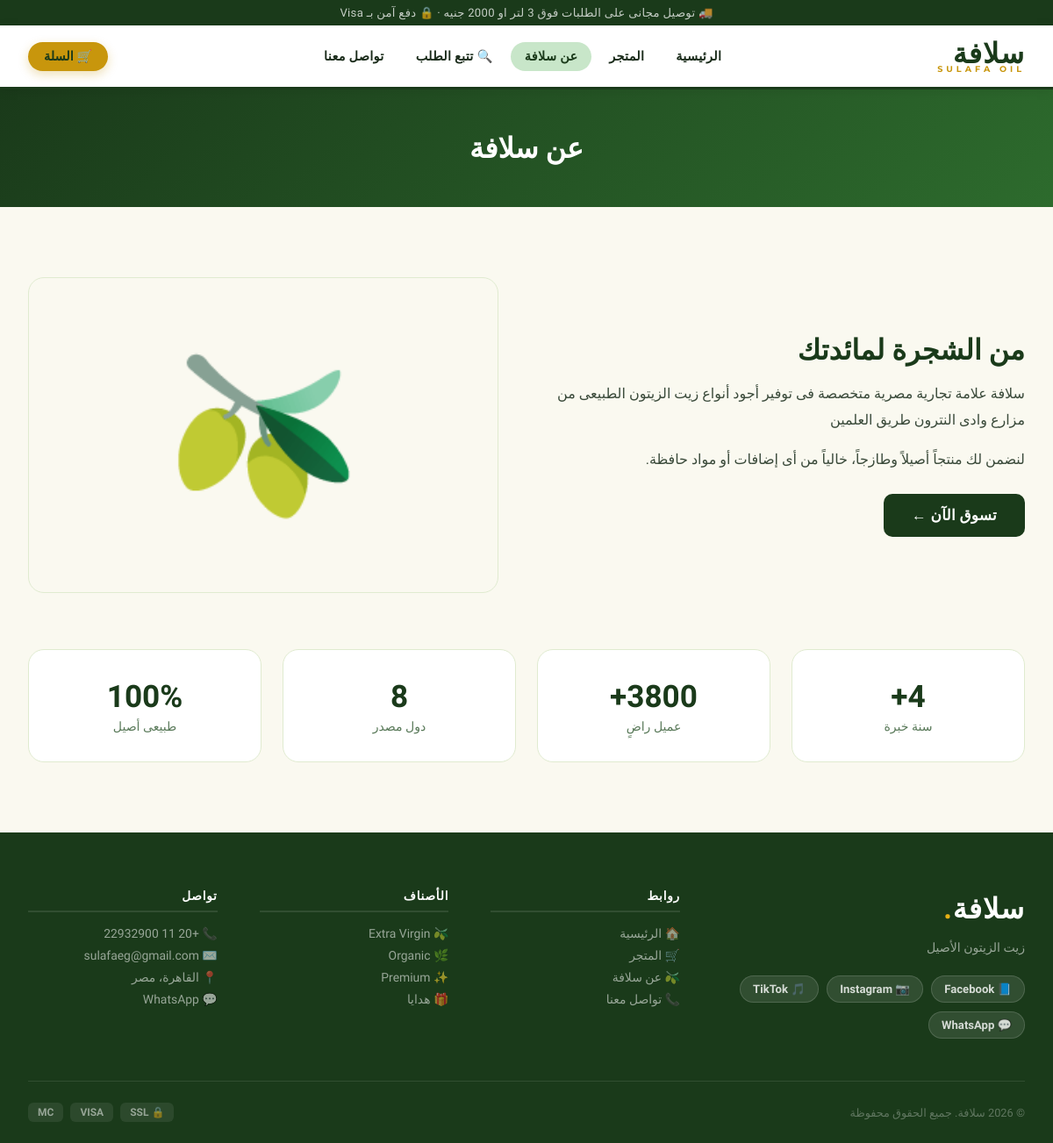
/about, run on the app's committed database.
### tables this page shows
CREATE TABLE settings (
            key TEXT PRIMARY KEY,
            value TEXT
        );

### app.py (the view)
@app.route('/about')#مسار صفحة حولنا
def about():#ببساطة بيعرض قالب 'about.html' اللي بيحتوي على معلومات عن الشركة أو المتجر. ده بيستخدم لعرض قصة المتجر، قيمه، أو أي معلومات تانية حابب تشاركها مع الزوار.
    return render_template('about.html')

### app.py (called while the page is built)
def get_db():#الهدف من الدالة دي هو انها ترجع اتصال بقاعدة البيانات SQLite لكل طلب بييجي للفلسك، وبتخزنه في g اللي هو مكان مخصص لتخزين البيانات الخاصة بكل طلب. لو مفيش اتصال موجود بالفعل في g، بيتم إنشاء اتصال جديد وربطه بيه. كمان بيتم تعيين row_factory علشان نقدر نوصل للبيانات باستخدام أسماء الأعمدة بدل من الفهارس.
    if 'db' not in g:
        g.db = sqlite3.connect(DB_PATH)
        g.db.row_factory = sqlite3.Row
    return g.db

def get_lang():#بترجع اللغة الحالية من الجلسة، أو 'ar' كافتراضي إذا ما تم تعيينها. ده بيستخدم لتحديد اللغة اللي هيتم عرض المحتوى بيها في الواجهة.
    return session.get('lang', 'ar')

def get_all_settings():#ثم بتجيب كل الإعدادات من جدول الإعدادات في قاعدة البيانات وترجعها كقاموس (dictionary) حيث المفاتيح هي أسماء الإعدادات والقيم هي القيم المرتبطة بيها. ده بيستخدم لما نحتاج نجيب كل الإعدادات مرة واحدة، زي ما بنعمل في context processor علشان نقدر نستخدمها في كل القوالب.
    rows = get_db().execute('SELECT key, value FROM settings').fetchall()
    return {r['key']: r['value'] for r in rows}

def cart_count():#ثم حساب عدد المنتجات في عربة التسوق بناءً على معرف الجلسة (session ID) المخزن في الجلسة. بيبدأ بجلب معرف الجلسة، ولو ما كانش موجود بيرجع 0. بعدين بيعمل استعلام لقاعدة البيانات لحساب مجموع الكميات لكل المنتجات المرتبطة بمعرف الجلسة ده في جدول العربة (cart). النتيجة النهائية هي عدد المنتجات الإجمالي في العربة.
    sid = session.get('sid', '')
    if not sid:
        return 0
    row = get_db().execute(
        'SELECT COALESCE(SUM(quantity),0) FROM cart WHERE sid=?', (sid,)
    ).fetchone()
    return row[0]

@app.context_processor
def inject_globals():#حقن كل الإعدادات واللغة الحالية في سياق القالب
    return dict(s=get_all_settings(), lang=get_lang())

### templates/about.html (shortened to what this page needs)
{% extends "base.html" %}
{% block body %}
<div class="page-head"><h1>{{ s.about_page_title_ar or 'عن سلافة' }}</h1></div>
<div class="section"><div class="wrap">
  <div class="about-grid">
    <div>
      <h2 style="font-size:2rem;font-weight:900;color:var(--dark-green);margin-bottom:1rem">
        {{ s.about_title_ar or 'من الشجرة لمائدتك' }}
      </h2>
      <p style="color:#3a4a3a;line-height:1.85;margin-bottom:1rem">
        {{ s.about_p1_ar or 'سلافة علامة تجارية مصرية متخصصة فى إنتاج أجود أنواع زيت الزيتون الطبيعى من مزارعنا بوادى النطرون طريق العلمين.' }}
      </p>
      <p style="color:#3a4a3a;line-height:1.85;margin-bottom:1.5rem">
        {{ s.about_p2_ar or 'نتعاون لنضمن لك منتجاً أصيلاً وطازجاً، خالياً من أى إضافات أو مواد حافظة.' }}
      </p>
      <a href="{{ url_for('shop') }}" class="btn btn-dark btn-lg">
        {{ s.about_btn_ar or 'تسوق الآن ←' }}
      </a>
    </div>
    <div class="about-img">
      {% if s.about_image %}
        <img src="{{ s.about_image }}" alt="{{ s.about_title_ar or 'عن سلافة' }}"
             style="width:100%;height:100%;object-fit:cover;border-radius:var(--r-lg)">
      {% else %}
        <span style="font-size:11rem">🫒</span>
      {% endif %}
    </div>
  </div>
  <div class="stats-grid">
    <div class="stat-box">
      <div class="stat-num">{{ s.stat1_num or '12+' }}</div>
      <div class="stat-lbl">{{ s.stat1_label_ar or 'سنة خبرة' }}</div>
    </div>
    <div class="stat-box">
      <div class="stat-num">{{ s.stat2_num or '1000+' }}</div>
      <div class="stat-lbl">{{ s.stat2_label_ar or 'عميل راضٍ' }}</div>
    </div>
    <div class="stat-box">
      <div class="stat-num">{{ s.stat3_num or '8' }}</div>
      <div class="stat-lbl">{{ s.stat3_label_ar or 'دول مصدر' }}</div>
    </div>
    <div class="stat-box">
      <div class="stat-num">{{ s.stat4_num or '100%' }}</div>
      <div class="stat-lbl">{{ s.stat4_label_ar or 'طبيعى أصيل' }}</div>
    </div>
  </div>
</div></div>
{% endblock %}

### templates/base.html (shortened to what this page needs)
<!DOCTYPE html>
<html lang="ar" dir="rtl">
<head>
</head>
<body>
  <div class="topbar">
    <p>{{ s.topbar_text or '🚚 توصيل مجانى على الطلبات فوق 2000 جنيه او 2 لتر · 🔒 دفع آمن بـ Visa' }}</p>
  </div>
  <nav class="nav">
    <div class="nav-inner">
      <a href="{{ url_for('index') }}" class="brand">
        <div class="brand-logo">{{ s.site_name_ar }}<span>SULAFA OIL</span></div>
      </a>
      <div class="nav-links">
        <a href="{{ url_for('index') }}"   {% if request.endpoint == 'index'                    %}class="on"{% endif %}>الرئيسية</a>
        <a href="{{ url_for('shop') }}"    {% if request.endpoint in ['shop','product']          %}class="on"{% endif %}>المتجر</a>
        <a href="{{ url_for('about') }}"   {% if request.endpoint == 'about'                    %}class="on"{% endif %}>عن سلافة</a>
        <a href="{{ url_for('track') }}"   {% if request.endpoint == 'track'                    %}class="on"{% endif %}>🔍 تتبع الطلب</a>
        <a href="{{ url_for('contact') }}" {% if request.endpoint == 'contact'                  %}class="on"{% endif %}>تواصل معنا</a>
      </div>
      <div class="nav-right">
        {% set cnt = cart_count() %}
        <a href="{{ url_for('cart_view') }}" class="cart-btn">
          🛒 السلة
        </a>
      </div>
    </div>
  </nav>
  {% block body %}{% endblock %}
  <footer class="footer">
    <div class="footer-grid">
      <div>
        <div class="f-brand-name">{{ s.site_name_ar }}<span>.</span></div>
        <p class="f-desc">{{ s.tagline_ar }}</p>
        <div class="social-links">
          {% if s.facebook  %}<a href="{{ s.facebook }}"               target="_blank" class="social-link">📘 Facebook</a>{% endif %}
          {% if s.instagram %}<a href="{{ s.instagram }}"              target="_blank" class="social-link">📷 Instagram</a>{% endif %}
          {% if s.tiktok    %}<a href="{{ s.tiktok }}"                 target="_blank" class="social-link">🎵 TikTok</a>{% endif %}
          {% if s.whatsapp  %}<a href="https://wa.me/{{ s.whatsapp }}" target="_blank" class="social-link">💬 WhatsApp</a>{% endif %}
        </div>
      </div>
      <div class="f-col">
        <h5>روابط</h5>
        <a href="{{ url_for('index')   }}">🏠 الرئيسية</a>
        <a href="{{ url_for('shop')    }}">🛒 المتجر</a>
        <a href="{{ url_for('about')   }}">🫒 عن سلافة</a>
        <a href="{{ url_for('contact') }}">📞 تواصل معنا</a>
      </div>
      <div class="f-col">
        <h5>الأصناف</h5>
        <a href="{{ url_for('shop') }}?cat=بكر ممتاز">🫒 Extra Virgin</a>
        <a href="{{ url_for('shop') }}?cat=عضوى">🌿 Organic</a>
        <a href="{{ url_for('shop') }}?cat=فاخر">✨ Premium</a>
        <a href="{{ url_for('shop') }}?cat=طقم هدايا">🎁 هدايا</a>
      </div>
      <div class="f-col">
        <h5>تواصل</h5>
        <a href="tel:{{ s.phone }}">📞 {{ s.phone }}</a>
        <a href="mailto:{{ s.email }}">✉️ {{ s.email }}</a>
        <a href="#">📍 {{ s.address_ar }}</a>
        {% if s.whatsapp %}<a href="https://wa.me/{{ s.whatsapp }}" target="_blank">💬 WhatsApp</a>{% endif %}
      </div>
    </div>
    <div class="footer-bottom">
      <p>© 2026 {{ s.site_name_ar }}. جميع الحقوق محفوظة</p>
      <div class="pay-row">
        <span class="pay-badge">🔒 SSL</span>
        <span class="pay-badge">VISA</span>
        <span class="pay-badge">MC</span>
      </div>
    </div>
  </footer>
</body>
</html>

### templates/base.html (style rules this page uses)
*, *::before, *::after { margin: 0; padding: 0; box-sizing: border-box; }
:root { --dark-green: #1a3a1a; --mid-green: #2d6b2d; --bright-green:#3d8b3d; --light-green: #c8e6c9; --cream: #faf9f0; --gold: #c8960c; --gold-bright: #e6b015; --white: #ffffff; --text: #1a2b1a; --muted: #5a7a5a; --border: #e0ebd0; --red: #c0392b; --r: 10px; --r-lg: 18px; --shadow: 0 2px 14px rgba(26,58,26,.10); --shadow-md: 0 6px 28px rgba(26,58,26,.14); --shadow-lg: 0 14px 50px rgba(26,58,26,.18); }
html { scroll-behavior: smooth; }
body { font-family: 'Tajawal', sans-serif; background: var(--cream); color: var(--text); -webkit-font-smoothing: antialiased; }
a { text-decoration: none; color: inherit; }
.topbar { background: var(--dark-green); padding: 7px 0; text-align: center; }
.topbar p { color: rgba(255,255,255,.75); font-size: .82rem; letter-spacing: .3px; }
.nav { background: var(--white); border-bottom: 3px solid var(--dark-green); position: sticky; top: 0; z-index: 900; box-shadow: 0 2px 12px rgba(0,0,0,.08); }
.nav-inner { max-width: 1280px; margin: 0 auto; padding: 0 2rem; height: 70px; display: flex; align-items: center; justify-content: space-between; gap: 1rem; }
.brand { display: flex; align-items: center; gap: 10px; }
.brand-logo { font-size: 2rem; font-weight: 900; font-family: 'Playfair Display', serif; color: var(--dark-green); letter-spacing: 1px; line-height: 1; }
.brand-logo span { color: var(--gold); display: block; font-size: .6rem; font-family: 'Montserrat', sans-serif; letter-spacing: 4px; font-weight: 700; margin-top: -2px; }
.nav-links { display: flex; align-items: center; gap: 4px; }
.nav-links a { color: var(--text); font-size: .9rem; font-weight: 600; padding: 8px 16px; border-radius: 50px; transition: .2s; letter-spacing: .3px; }
.nav-links a:hover, .nav-links a.on { color: var(--dark-green); background: var(--light-green); }
.nav-right { display: flex; align-items: center; gap: .75rem; }
.cart-btn { position: relative; background: var(--gold); color: var(--dark-green); padding: 8px 18px; border-radius: 50px; font-size: .9rem; font-weight: 800; display: flex; align-items: center; gap: 6px; transition: .2s; box-shadow: 0 4px 12px rgba(200,150,12,.3); }
.wrap { max-width: 1280px; margin: 0 auto; padding: 0 2rem; }
.section { padding: 5rem 0; }
.page-head { background: linear-gradient(135deg, var(--dark-green), var(--mid-green)); padding: 3rem 0; text-align: center; }
.page-head h1 { font-size: 2rem; font-weight: 900; color: #fff; }
.btn { display: inline-flex; align-items: center; gap: 7px; padding: 12px 26px; border-radius: var(--r); font-size: .95rem; font-weight: 700; cursor: pointer; border: none; transition: .22s; letter-spacing: .3px; }
.btn-lg { padding: 14px 32px; font-size: 1.05rem; }
.btn-dark { background: var(--dark-green); color: #fff; }
.footer { background: var(--dark-green); color: rgba(255,255,255,.8); padding: 4rem 2rem 0; }
.footer-grid { max-width: 1280px; margin: 0 auto; display: grid; grid-template-columns: 1.6fr 1fr 1fr 1fr; gap: 3rem; padding-bottom: 3rem; }
.f-brand-name { font-size: 2rem; font-weight: 900; font-family: 'Playfair Display', serif; color: #fff; letter-spacing: 1px; }
.f-brand-name span { color: var(--gold-bright); }
.f-desc { color: rgba(255,255,255,.55); font-size: .88rem; line-height: 1.75; margin-top: .75rem; margin-bottom: 1.25rem; }
.social-links { display: flex; gap: .6rem; flex-wrap: wrap; }
.social-link { display: flex; align-items: center; gap: 6px; background: rgba(255,255,255,.1); border: 1px solid rgba(255,255,255,.15); color: rgba(255,255,255,.8); padding: 7px 14px; border-radius: 50px; font-size: .82rem; font-weight: 600; transition: .2s; }
.f-col h5 { color: #fff; font-size: .85rem; font-weight: 800; text-transform: uppercase; letter-spacing: .8px; margin-bottom: 1rem; padding-bottom: .6rem; border-bottom: 2px solid rgba(255,255,255,.1); }
.f-col a { display: flex; align-items: center; gap: 7px; color: rgba(255,255,255,.55); font-size: .87rem; margin-bottom: .55rem; transition: .2s; }
.footer-bottom { max-width: 1280px; margin: 0 auto; padding: 1.5rem 0; border-top: 1px solid rgba(255,255,255,.1); display: flex; align-items: center; justify-content: space-between; flex-wrap: wrap; gap: 1rem; }
.footer-bottom p { color: rgba(255,255,255,.3); font-size: .8rem; }
.pay-row { display: flex; gap: .5rem; }
.pay-badge { background: rgba(255,255,255,.08); padding: 4px 11px; border-radius: 6px; color: rgba(255,255,255,.5); font-size: .75rem; font-weight: 700; }

### data on the page
settings: value "🚚 توصيل مجانى على الطلبات فوق 3 لتر او 2000 جنيه · 🔒 دفع آمن بـ Visa"
settings: site_name_ar "سلافة"
settings: value "عن سلافة"
settings: value "من الشجرة لمائدتك"
settings: value "سلافة علامة تجارية مصرية متخصصة فى توفير أجود أنواع زيت الزيتون الطبيعى من مزارع وادى النترون طريق العلمين"
settings: value "لنضمن لك منتجاً أصيلاً وطازجاً، خالياً من أى إضافات أو مواد حافظة."
settings: value "تسوق الآن ←"
settings: value "4+"
settings: value "سنة خبرة"
settings: value "3800+"
settings: value "عميل راضٍ"
settings: value "دول مصدر"
settings: value "100%"
settings: value "طبيعى أصيل"
settings: tagline_ar "زيت الزيتون الأصيل"
settings: phone "+20 11 22932900"
settings: email "sulafaeg@gmail.com"
settings: address_ar "القاهرة، مصر"

### other printed values
{{ s.stat3_num or '8' }} "8"
